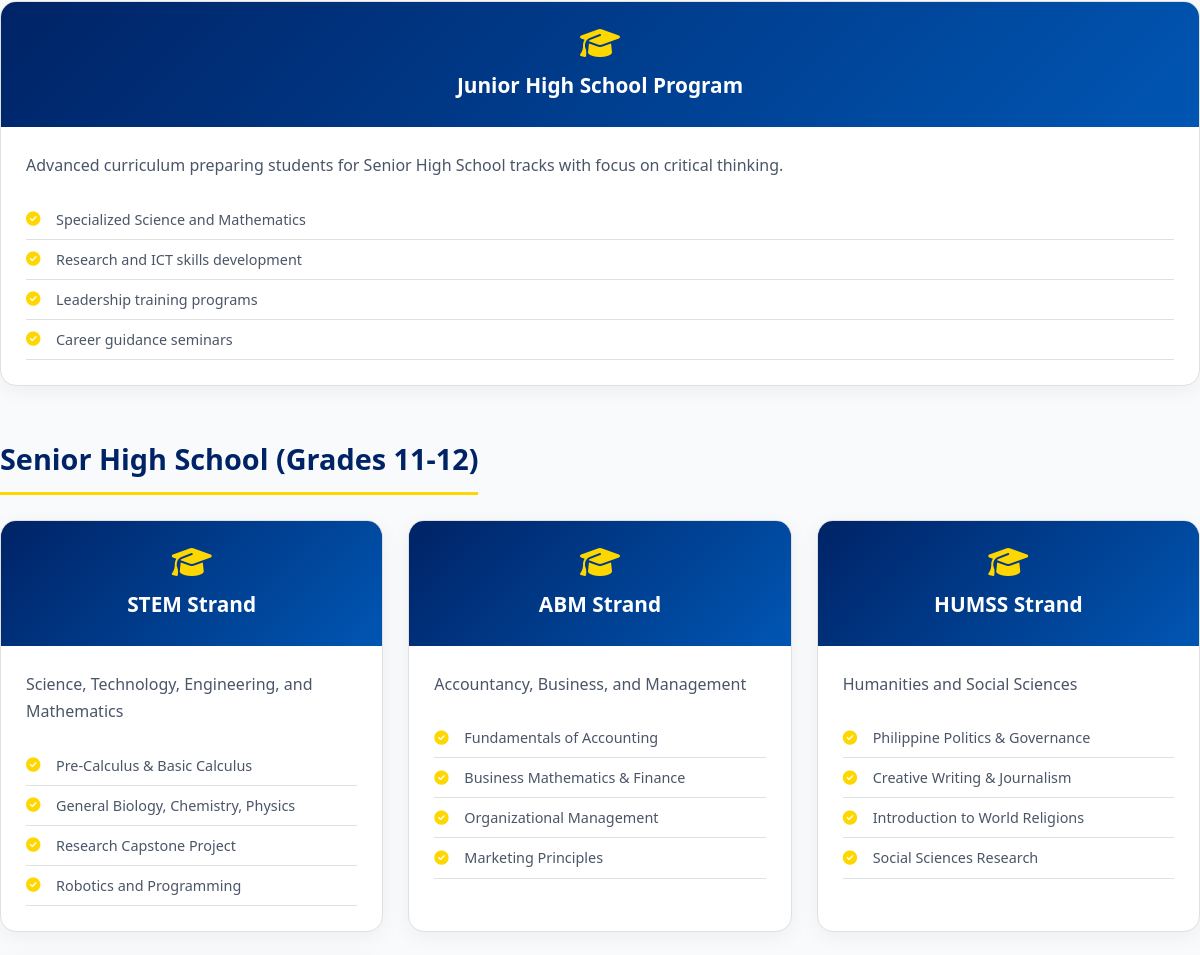
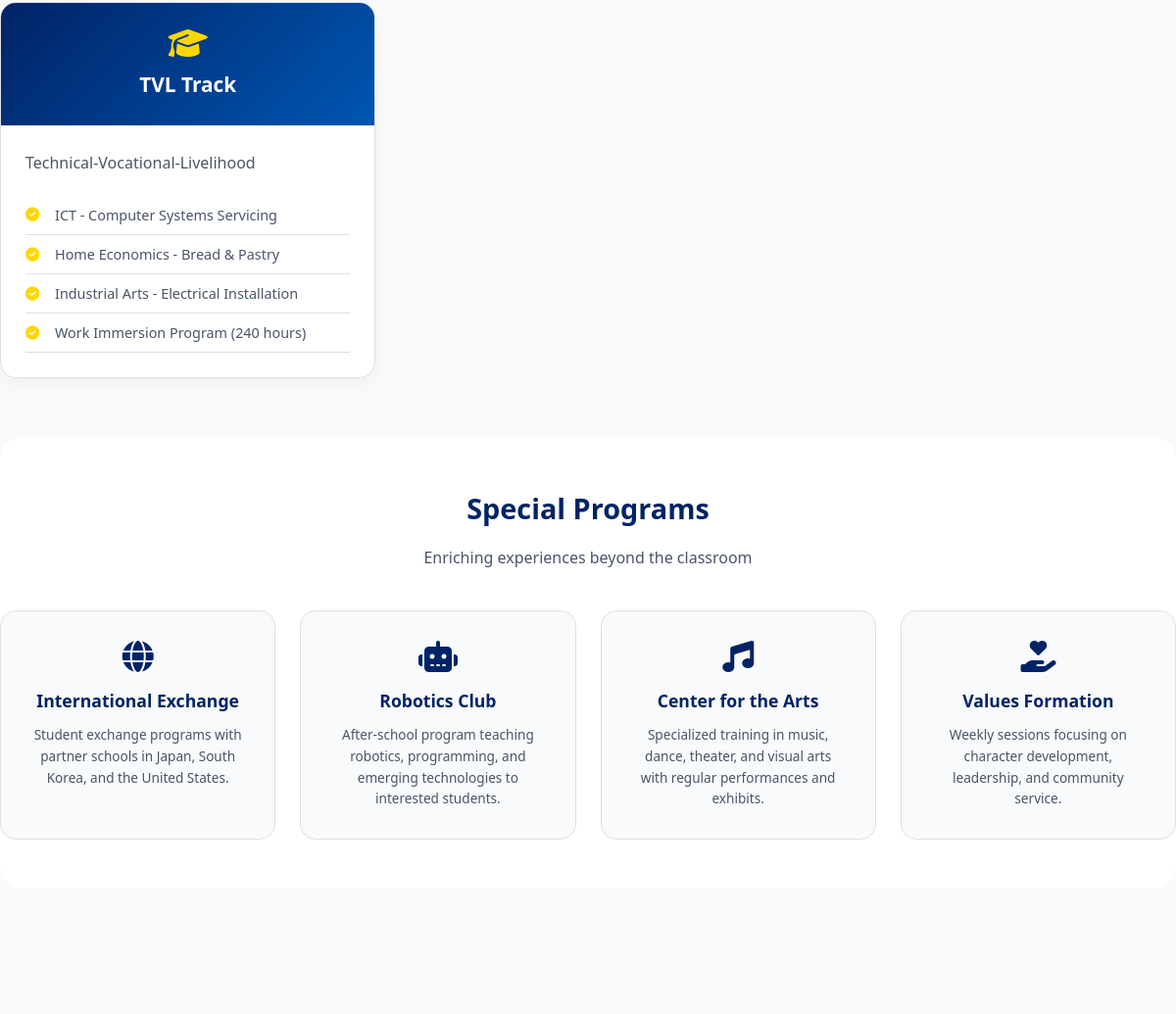
The page /academics.php (middle part) on the database as committed earlier (2 pictures, top to bottom).
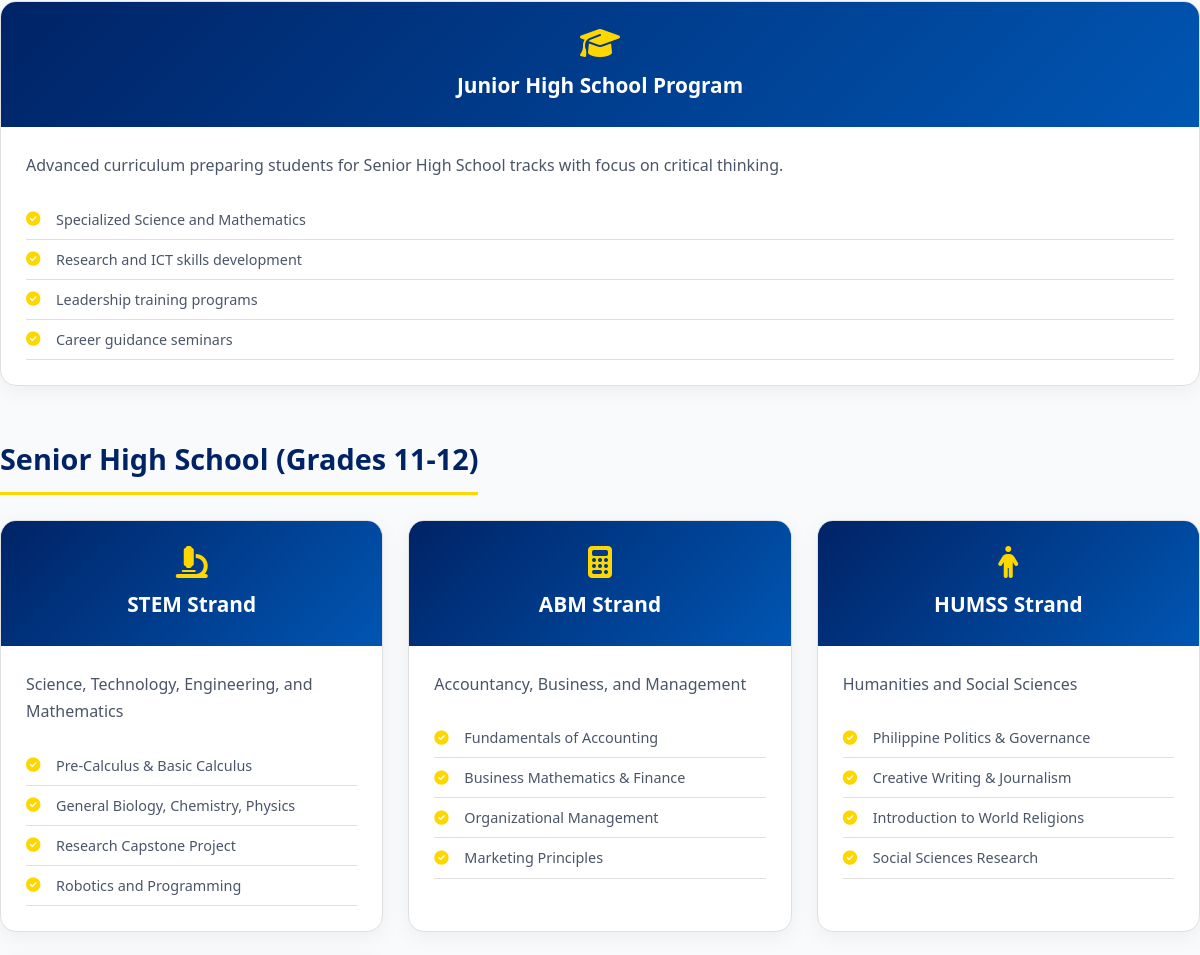
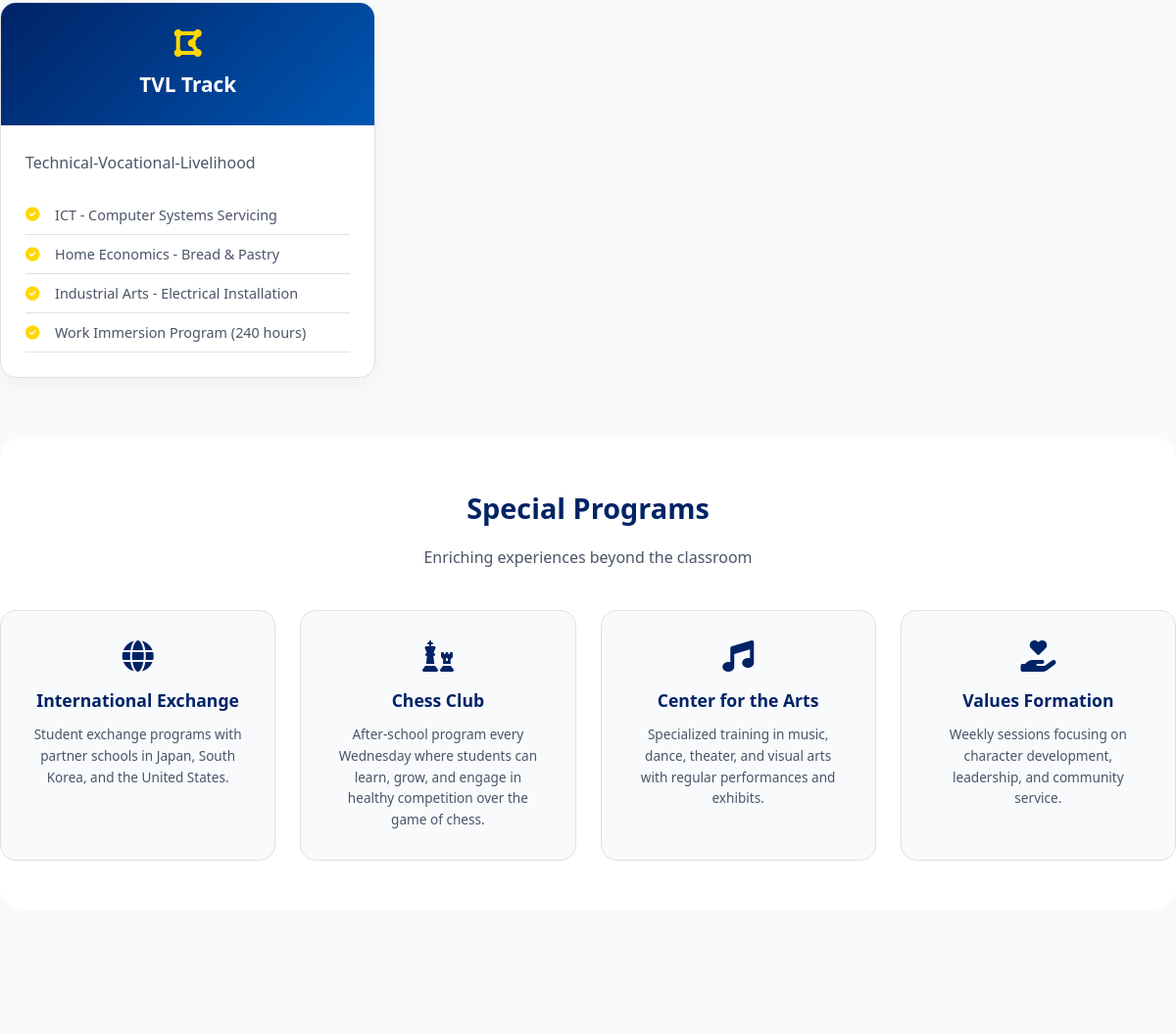
The same page on the database as committed later (2 pictures, top to bottom).
### tables this page shows
CREATE TABLE `academic_programs` (
  `id` int(11) NOT NULL,
  `level_id` int(11) DEFAULT NULL,
  `title` varchar(200) NOT NULL,
  `description` text DEFAULT NULL,
  `features` text DEFAULT NULL,
  `icon_class` varchar(50) DEFAULT NULL,
  `display_order` int(11) DEFAULT 0,
  `status` enum('active','inactive') DEFAULT 'active',
  `created_at` timestamp NOT NULL DEFAULT current_timestamp()
);

CREATE TABLE `special_programs` (
  `id` int(11) NOT NULL,
  `title` varchar(100) NOT NULL,
  `description` text NOT NULL,
  `icon_class` varchar(50) DEFAULT NULL,
  `display_order` int(11) DEFAULT 0,
  `status` enum('active','inactive') DEFAULT 'active',
  `created_at` timestamp NOT NULL DEFAULT current_timestamp()
);

### academics.php (the view, shortened to what this page needs)
<?php
require_once 'includes/db.php';
$levels = $pdo->query("SELECT * FROM academic_levels WHERE status='active' ORDER BY display_order")->fetchAll();
$programs = $pdo->query("SELECT p.*, l.level_name FROM academic_programs p LEFT JOIN academic_levels l ON p.level_id = l.id WHERE p.status='active' ORDER BY l.display_order, p.display_order")->fetchAll();
$special_programs = $pdo->query("SELECT * FROM special_programs WHERE status='active' ORDER BY display_order")->fetchAll();
$programs_by_level = [];
foreach($programs as $program) {
    $programs_by_level[$program['level_name']][] = $program;
}
?>
<!DOCTYPE html>
<html lang="en">
<head>
    <link rel="stylesheet" href="https://cdnjs.cloudflare.com/ajax/libs/font-awesome/6.4.0/css/all.min.css">
</head>
<body>
    <div class="container" style="padding: 60px 0;">
        <?php foreach($levels as $level): ?>
            <?php if(isset($programs_by_level[$level['level_name']])): ?>
            <div class="level-section">
                <h2 class="level-title"><?php echo htmlspecialchars($level['level_name']); ?></h2>
                <div class="programs-grid">
                    <?php foreach($programs_by_level[$level['level_name']] as $program): ?>
                    <div class="program-card">
                        <div class="program-header">
                            <i class="<?php echo htmlspecialchars($program['icon_class'] ?: 'fas fa-graduation-cap'); ?>"></i>
                            <h3><?php echo htmlspecialchars($program['title']); ?></h3>
                        </div>
                        <div class="program-body">
                            <p class="program-description"><?php echo nl2br(htmlspecialchars($program['description'])); ?></p>
                            <?php
                            $features = json_decode($program['features'], true);
                            if(is_array($features) && count($features) > 0):
                            ?>
                            <ul class="program-features">
                                <?php foreach($features as $feature): ?>
                                <li><i class="fas fa-check-circle"></i> <?php echo htmlspecialchars($feature); ?></li>
                                <?php endforeach; ?>
                            </ul>
                            <?php endif; ?>
                        </div>
                    </div>
                    <?php endforeach; ?>
                </div>
            </div>
            <?php endif; ?>
        <?php endforeach; ?>
        <?php if(count($special_programs) > 0): ?>
        <div class="special-section">
            <h2 class="special-title">Special Programs</h2>
            <p class="special-subtitle">Enriching experiences beyond the classroom</p>
            <div class="special-grid">
                <?php foreach($special_programs as $special): ?>
                <div class="special-card">
                    <i class="<?php echo htmlspecialchars($special['icon_class'] ?: 'fas fa-star'); ?>"></i>
                    <h3><?php echo htmlspecialchars($special['title']); ?></h3>
                    <p><?php echo htmlspecialchars($special['description']); ?></p>
                </div>
                <?php endforeach; ?>
            </div>
        </div>
        <?php endif; ?>
    </div>
</body>
</html>

Rows that differ between the two databases and show on the page:
changed academic_programs "STEM Strand": icon_class empty → "fas fa-microscope" (drawn)
changed academic_programs "ABM Strand": icon_class empty → "fas fa-calculator" (drawn)
changed academic_programs "HUMSS Strand": icon_class empty → "fas fa-male" (drawn)
changed academic_programs "TVL Track": icon_class empty → "fas fa-draw-polygon" (drawn)
changed special_programs: icon_class "fas fa-robot" → "fas fa-chess" (drawn); title "Robotics Club" → "Chess Club"; description "After-school program teaching robotics, programming, and emerging technologies to interested students." → "After-school program every Wednesday where students can learn, grow, and engage in healthy competition over the game of chess."
